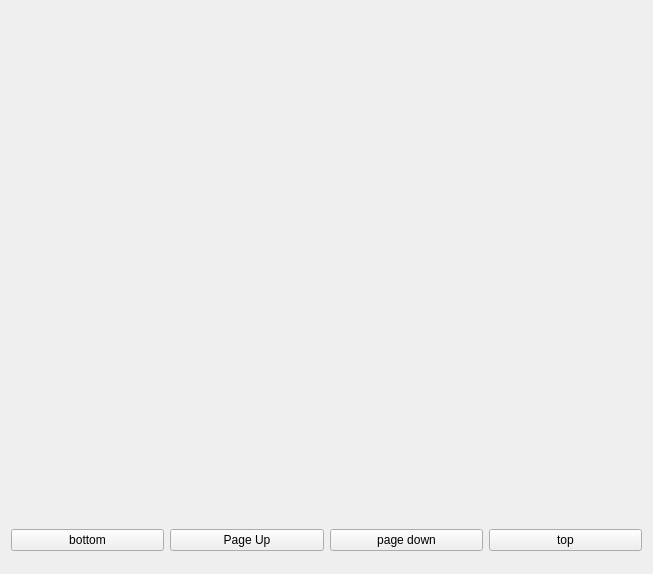
<?xml version="1.0" encoding="UTF-8"?>
<ui version="4.0">
 <class>BarrageHistory</class>
 <widget class="QWidget" name="BarrageHistory">
  <property name="geometry">
   <rect>
    <x>0</x>
    <y>0</y>
    <width>653</width>
    <height>574</height>
   </rect>
  </property>
  <property name="windowTitle">
   <string>Form</string>
  </property>
  <layout class="QVBoxLayout" name="verticalLayout">
   <property name="bottomMargin">
    <number>23</number>
   </property>
   <item>
    <widget class="QWidget" name="BarageHistoryDisplay" native="true">
     <property name="sizePolicy">
      <sizepolicy hsizetype="Expanding" vsizetype="Expanding">
       <horstretch>0</horstretch>
       <verstretch>0</verstretch>
      </sizepolicy>
     </property>
    </widget>
   </item>
   <item>
    <layout class="QHBoxLayout" name="horizontalLayout">
     <item>
      <widget class="QPushButton" name="lastPage">
       <property name="text">
        <string>bottom</string>
       </property>
      </widget>
     </item>
     <item>
      <widget class="QPushButton" name="pageUpBtn">
       <property name="text">
        <string>Page Up</string>
       </property>
      </widget>
     </item>
     <item>
      <widget class="QPushButton" name="pageDnBtn">
       <property name="text">
        <string>page down</string>
       </property>
      </widget>
     </item>
     <item>
      <widget class="QPushButton" name="firstPage">
       <property name="text">
        <string>top</string>
       </property>
      </widget>
     </item>
    </layout>
   </item>
  </layout>
 </widget>
 <resources/>
 <connections/>
</ui>
